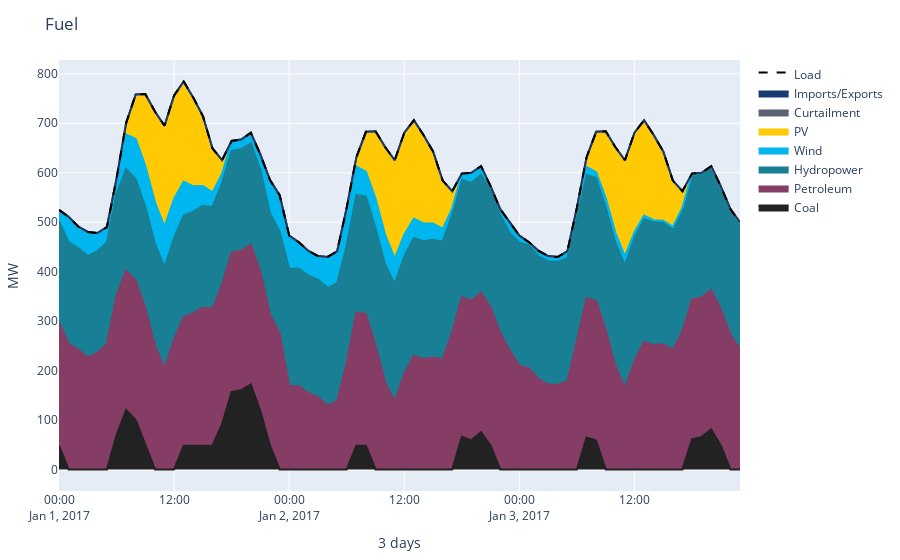

The cell this chart's notebook holds for it:
### Markdown cell above
### Plot dispatch stack with renewables

### Code cell
plot_fuel(uc_results_re, generator_mapping_file = "fuel_mapping.yaml");
